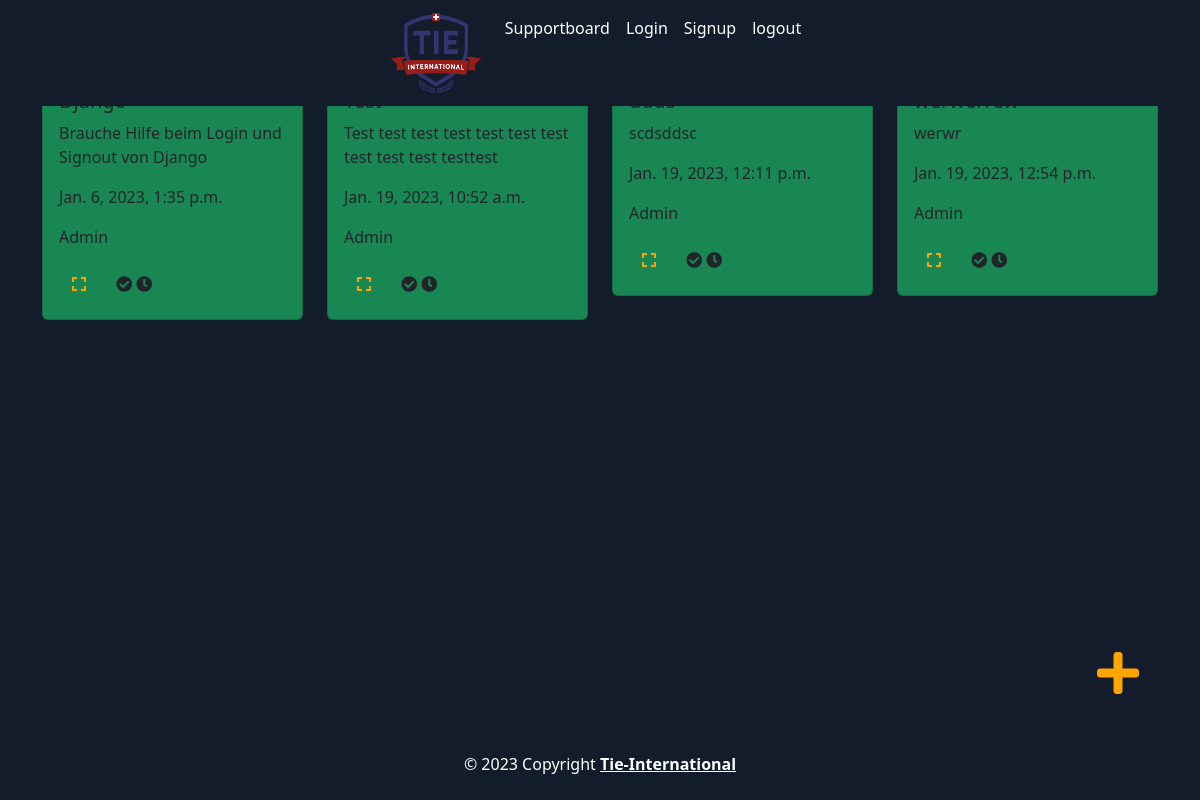
Page /supportboard/list (signed in) on the earlier database version.
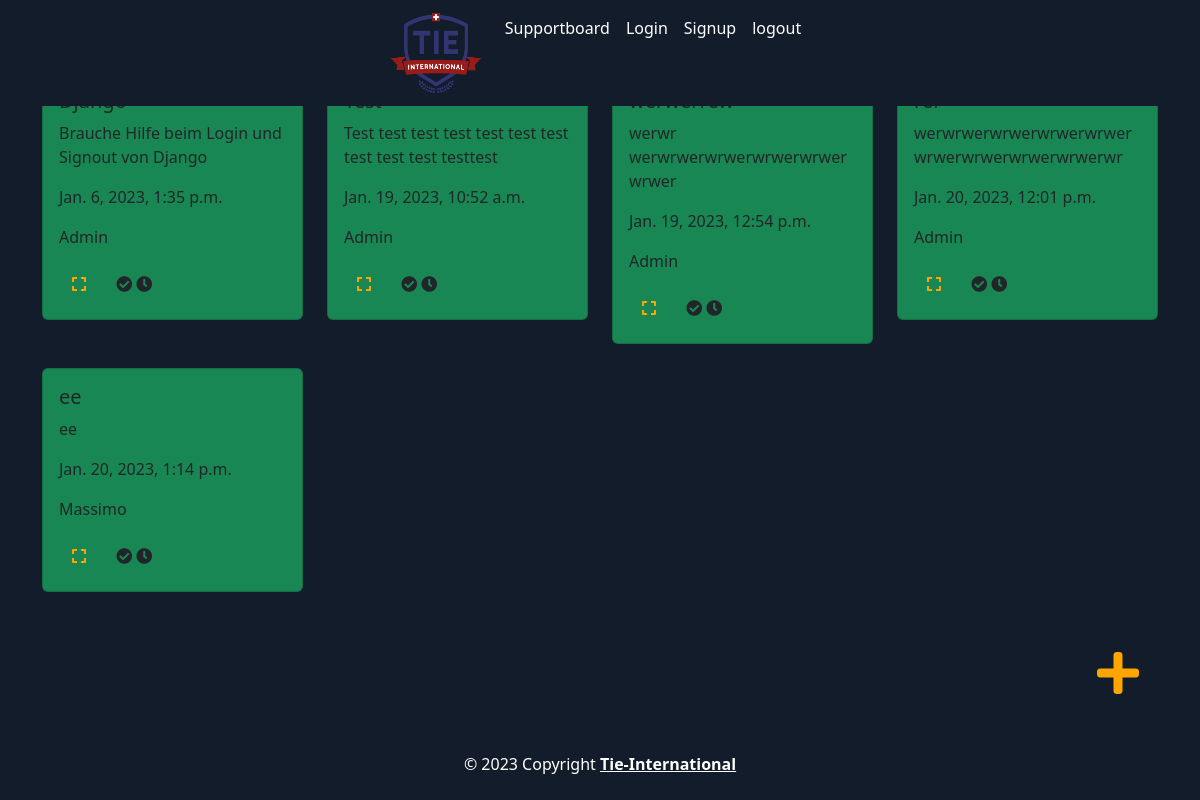
Same page on the later database version.
### supportboard/models.py (models this page shows, shortened)
class SupportRequest(models.Model):
    IMPORTANCE_CHOICES = [
        ('Easy', 'Easy'),
        ('Medium', 'Medium'),
        ('Difficult', 'Difficult'),
    ]
    STATUS_CHOICES = [
        ('Active', 'Active'),
        ('Waiting', 'Waiting'),
        ('Done', 'Done'),
    ]
    title = models.CharField(max_length=254)
    description = models.TextField(max_length=300)
    creation_date = models.DateTimeField(auto_now_add=True)
    creator = models.ForeignKey(User, on_delete=models.CASCADE)
    assigned_trainer = models.ForeignKey(User, on_delete=models.CASCADE, related_name='assigned_trainer', null=True)
    status = models.CharField(max_length=254, choices=STATUS_CHOICES, default='Open')
    importance = models.CharField(max_length=254, choices=IMPORTANCE_CHOICES, default='Easy')

### supportboard/views.py (the view)
# urls.py: path('list', views.support_request_list, name='list'),
@login_required(login_url='/accounts/login')
def support_request_list(request):
    support_requests = SupportRequest.objects.all()
    return render(request, 'supportboard/support_request_list.html', {'support_requests': support_requests})

### templates/supportboard/support_request_list.html (shortened to what this page needs)
{% extends "base.html" %}
{% load static %}
{% block content %}
    <div class="row">
        {% for i in support_requests %}
            <div class="col-3 mt-4">
                <div class="card {{ i.status }} {% if i.importance == "Easy" %} bg-success {% elif i.importance == "Medium" %} bg-warning {% elif i.importance == "Difficult" %} bg-danger {% endif %}">
                    <div class="card-body post-content"  id="support-request-{{ i.id }}">
                        <h5 class="card-title">{{ i.title }}</h5>
                        <p class="card-text">{{ i.description }}</p>
                        <p class="card-text">{{ i.creation_date }}</p>
                        <p class="card-text">{{ i.creator }}</p>
                        <a href="{% url 'detail' i.id %}" class="btn  mr-2">
                            <i class="fas fa-expand icon-color rainbow-button"></i>
                        </a>
                        <a href="{% url 'detail' i.id %}" class="btn mr-2">
                              <i class="fas fa-check-circle completed-icon"></i>
                                <i class="fas fa-clock waiting-icon"></i>
                            </a>
                    </div>
                </div>
            </div>
        {% endfor %}
    </div>
    <div style="position: absolute; bottom: 3em; right: 3em;">
        <a href="{% url 'support' %}"  style="color: ivory" class="btn"><i class="fas fa-plus fa-3x mb-5 rainbow-button"></i></a>
    </div>
{% endblock %}

Differences in the rows shown:
removed SupportRequest: title "ddds", description "scdsddsc", creation_date "Jan. 19, 2023, 12:11 p.m.", creator "Admin"
changed SupportRequest "werwerrew": description "werwr" → "werwr werwrwerwrwerwrwerwrwerwrwer"
added SupportRequest: title "rer", description "werwrwerwrwerwrwerwrwerwrwerwrwerwrwerwrwerwr", creation_date "Jan. 20, 2023, 12:01 p.m.", creator "Admin"
added SupportRequest: title "ee", description "ee", creation_date "Jan. 20, 2023, 1:14 p.m.", creator "Massimo"
